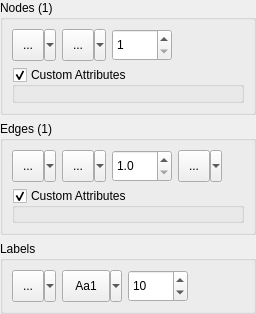
<?xml version="1.0" encoding="UTF-8"?>
<ui version="4.0">
 <class>CNodeEdgePropertiesUI</class>
 <widget class="QWidget" name="CNodeEdgePropertiesUI">
  <property name="geometry">
   <rect>
    <x>0</x>
    <y>0</y>
    <width>256</width>
    <height>314</height>
   </rect>
  </property>
  <property name="sizePolicy">
   <sizepolicy hsizetype="Preferred" vsizetype="Maximum">
    <horstretch>0</horstretch>
    <verstretch>0</verstretch>
   </sizepolicy>
  </property>
  <property name="windowTitle">
   <string>Form</string>
  </property>
  <layout class="QVBoxLayout" name="verticalLayout_2">
   <property name="leftMargin">
    <number>0</number>
   </property>
   <property name="topMargin">
    <number>0</number>
   </property>
   <property name="rightMargin">
    <number>0</number>
   </property>
   <property name="bottomMargin">
    <number>0</number>
   </property>
   <item>
    <widget class="QGroupBox" name="NodesBox">
     <property name="title">
      <string>Nodes (1)</string>
     </property>
     <layout class="QGridLayout" name="gridLayout">
      <item row="1" column="1">
       <widget class="QSint::QSplitButton" name="NodeShape">
        <property name="minimumSize">
         <size>
          <width>44</width>
          <height>32</height>
         </size>
        </property>
        <property name="statusTip">
         <string>Set shape of the selected nodes</string>
        </property>
        <property name="text">
         <string>...</string>
        </property>
        <property name="iconSize">
         <size>
          <width>20</width>
          <height>20</height>
         </size>
        </property>
        <property name="popupMode">
         <enum>QToolButton::MenuButtonPopup</enum>
        </property>
       </widget>
      </item>
      <item row="1" column="2">
       <widget class="QSpinBox" name="NodeSize">
        <property name="sizePolicy">
         <sizepolicy hsizetype="Fixed" vsizetype="Fixed">
          <horstretch>0</horstretch>
          <verstretch>0</verstretch>
         </sizepolicy>
        </property>
        <property name="minimumSize">
         <size>
          <width>60</width>
          <height>32</height>
         </size>
        </property>
        <property name="statusTip">
         <string>Set size of the selected nodes</string>
        </property>
        <property name="correctionMode">
         <enum>QAbstractSpinBox::CorrectToNearestValue</enum>
        </property>
        <property name="minimum">
         <number>1</number>
        </property>
        <property name="maximum">
         <number>50</number>
        </property>
       </widget>
      </item>
      <item row="1" column="3">
       <spacer name="horizontalSpacer">
        <property name="orientation">
         <enum>Qt::Horizontal</enum>
        </property>
        <property name="sizeHint" stdset="0">
         <size>
          <width>40</width>
          <height>20</height>
         </size>
        </property>
       </spacer>
      </item>
      <item row="1" column="0">
       <widget class="QSint::ColorButton" name="NodeColor">
        <property name="sizePolicy">
         <sizepolicy hsizetype="Fixed" vsizetype="Fixed">
          <horstretch>0</horstretch>
          <verstretch>0</verstretch>
         </sizepolicy>
        </property>
        <property name="minimumSize">
         <size>
          <width>44</width>
          <height>32</height>
         </size>
        </property>
        <property name="statusTip">
         <string>Set fill color of the selected nodes</string>
        </property>
        <property name="text">
         <string>...</string>
        </property>
        <property name="iconSize">
         <size>
          <width>20</width>
          <height>20</height>
         </size>
        </property>
        <property name="popupMode">
         <enum>QToolButton::MenuButtonPopup</enum>
        </property>
       </widget>
      </item>
      <item row="2" column="0" colspan="4">
       <widget class="QGroupBox" name="NodeAttrBox">
        <property name="sizePolicy">
         <sizepolicy hsizetype="Preferred" vsizetype="Expanding">
          <horstretch>0</horstretch>
          <verstretch>0</verstretch>
         </sizepolicy>
        </property>
        <property name="title">
         <string>Custom Attributes</string>
        </property>
        <property name="flat">
         <bool>true</bool>
        </property>
        <property name="checkable">
         <bool>true</bool>
        </property>
        <layout class="QVBoxLayout" name="verticalLayout_3">
         <property name="leftMargin">
          <number>0</number>
         </property>
         <property name="rightMargin">
          <number>0</number>
         </property>
         <property name="bottomMargin">
          <number>0</number>
         </property>
         <item>
          <widget class="CAttributesEditorUI" name="NodeAttrEditor" native="true"/>
         </item>
        </layout>
       </widget>
      </item>
     </layout>
    </widget>
   </item>
   <item>
    <widget class="QGroupBox" name="EdgesBox">
     <property name="title">
      <string>Edges (1)</string>
     </property>
     <layout class="QVBoxLayout" name="verticalLayout">
      <item>
       <layout class="QHBoxLayout" name="horizontalLayout_2">
        <item>
         <widget class="QSint::ColorButton" name="EdgeColor">
          <property name="sizePolicy">
           <sizepolicy hsizetype="Fixed" vsizetype="Fixed">
            <horstretch>0</horstretch>
            <verstretch>0</verstretch>
           </sizepolicy>
          </property>
          <property name="minimumSize">
           <size>
            <width>44</width>
            <height>32</height>
           </size>
          </property>
          <property name="statusTip">
           <string>Set color of the selected edges</string>
          </property>
          <property name="text">
           <string>...</string>
          </property>
          <property name="iconSize">
           <size>
            <width>20</width>
            <height>20</height>
           </size>
          </property>
          <property name="popupMode">
           <enum>QToolButton::MenuButtonPopup</enum>
          </property>
         </widget>
        </item>
        <item>
         <widget class="QSint::QPenButton" name="EdgeStyle">
          <property name="minimumSize">
           <size>
            <width>44</width>
            <height>32</height>
           </size>
          </property>
          <property name="statusTip">
           <string>Set pen style of the selected edges</string>
          </property>
          <property name="text">
           <string>...</string>
          </property>
          <property name="iconSize">
           <size>
            <width>20</width>
            <height>20</height>
           </size>
          </property>
          <property name="popupMode">
           <enum>QToolButton::MenuButtonPopup</enum>
          </property>
         </widget>
        </item>
        <item>
         <widget class="QDoubleSpinBox" name="EdgeWeight">
          <property name="sizePolicy">
           <sizepolicy hsizetype="Fixed" vsizetype="Fixed">
            <horstretch>0</horstretch>
            <verstretch>0</verstretch>
           </sizepolicy>
          </property>
          <property name="minimumSize">
           <size>
            <width>60</width>
            <height>32</height>
           </size>
          </property>
          <property name="statusTip">
           <string>Set weight of the selected edges</string>
          </property>
          <property name="correctionMode">
           <enum>QAbstractSpinBox::CorrectToNearestValue</enum>
          </property>
          <property name="decimals">
           <number>1</number>
          </property>
          <property name="minimum">
           <double>1.000000000000000</double>
          </property>
          <property name="singleStep">
           <double>0.100000000000000</double>
          </property>
         </widget>
        </item>
        <item>
         <widget class="QSint::QSplitButton" name="EdgeDirection">
          <property name="minimumSize">
           <size>
            <width>44</width>
            <height>32</height>
           </size>
          </property>
          <property name="statusTip">
           <string>Set shape of the selected nodes</string>
          </property>
          <property name="text">
           <string>...</string>
          </property>
          <property name="iconSize">
           <size>
            <width>20</width>
            <height>20</height>
           </size>
          </property>
          <property name="popupMode">
           <enum>QToolButton::MenuButtonPopup</enum>
          </property>
         </widget>
        </item>
        <item>
         <spacer name="horizontalSpacer_2">
          <property name="orientation">
           <enum>Qt::Horizontal</enum>
          </property>
          <property name="sizeHint" stdset="0">
           <size>
            <width>40</width>
            <height>20</height>
           </size>
          </property>
         </spacer>
        </item>
       </layout>
      </item>
      <item>
       <widget class="QGroupBox" name="EdgeAttrBox">
        <property name="sizePolicy">
         <sizepolicy hsizetype="Preferred" vsizetype="Expanding">
          <horstretch>0</horstretch>
          <verstretch>0</verstretch>
         </sizepolicy>
        </property>
        <property name="title">
         <string>Custom Attributes</string>
        </property>
        <property name="flat">
         <bool>true</bool>
        </property>
        <property name="checkable">
         <bool>true</bool>
        </property>
        <layout class="QVBoxLayout" name="verticalLayout_4">
         <property name="leftMargin">
          <number>0</number>
         </property>
         <property name="rightMargin">
          <number>0</number>
         </property>
         <property name="bottomMargin">
          <number>0</number>
         </property>
         <item>
          <widget class="CAttributesEditorUI" name="EdgeAttrEditor" native="true"/>
         </item>
        </layout>
       </widget>
      </item>
     </layout>
    </widget>
   </item>
   <item>
    <widget class="QGroupBox" name="LablesBox">
     <property name="title">
      <string>Labels</string>
     </property>
     <layout class="QHBoxLayout" name="horizontalLayout">
      <item>
       <layout class="QHBoxLayout" name="horizontalLayout_4">
        <item>
         <widget class="QSint::ColorButton" name="LabelColor">
          <property name="sizePolicy">
           <sizepolicy hsizetype="Fixed" vsizetype="Fixed">
            <horstretch>0</horstretch>
            <verstretch>0</verstretch>
           </sizepolicy>
          </property>
          <property name="minimumSize">
           <size>
            <width>44</width>
            <height>32</height>
           </size>
          </property>
          <property name="statusTip">
           <string>Set color of the selected labels</string>
          </property>
          <property name="text">
           <string>...</string>
          </property>
          <property name="iconSize">
           <size>
            <width>20</width>
            <height>20</height>
           </size>
          </property>
          <property name="popupMode">
           <enum>QToolButton::MenuButtonPopup</enum>
          </property>
         </widget>
        </item>
        <item>
         <widget class="QSint::QFontButton" name="LabelFont">
          <property name="minimumSize">
           <size>
            <width>60</width>
            <height>32</height>
           </size>
          </property>
          <property name="statusTip">
           <string>Set font of the selected labels</string>
          </property>
          <property name="text">
           <string>Aa1</string>
          </property>
          <property name="popupMode">
           <enum>QToolButton::MenuButtonPopup</enum>
          </property>
          <property name="toolButtonStyle">
           <enum>Qt::ToolButtonTextOnly</enum>
          </property>
         </widget>
        </item>
        <item>
         <widget class="QSpinBox" name="LabelSize">
          <property name="sizePolicy">
           <sizepolicy hsizetype="Fixed" vsizetype="Fixed">
            <horstretch>0</horstretch>
            <verstretch>0</verstretch>
           </sizepolicy>
          </property>
          <property name="minimumSize">
           <size>
            <width>60</width>
            <height>32</height>
           </size>
          </property>
          <property name="statusTip">
           <string>Set size of the selected abels</string>
          </property>
          <property name="correctionMode">
           <enum>QAbstractSpinBox::CorrectToNearestValue</enum>
          </property>
          <property name="minimum">
           <number>4</number>
          </property>
          <property name="maximum">
           <number>100</number>
          </property>
          <property name="value">
           <number>10</number>
          </property>
         </widget>
        </item>
        <item>
         <spacer name="horizontalSpacer_3">
          <property name="orientation">
           <enum>Qt::Horizontal</enum>
          </property>
          <property name="sizeHint" stdset="0">
           <size>
            <width>40</width>
            <height>20</height>
           </size>
          </property>
         </spacer>
        </item>
       </layout>
      </item>
     </layout>
    </widget>
   </item>
  </layout>
 </widget>
 <customwidgets>
  <customwidget>
   <class>QSint::ColorButton</class>
   <extends>QToolButton</extends>
   <header>colorbutton.h</header>
  </customwidget>
  <customwidget>
   <class>QSint::QSplitButton</class>
   <extends>QToolButton</extends>
   <header>qsplitbutton.h</header>
  </customwidget>
  <customwidget>
   <class>QSint::QPenButton</class>
   <extends>QToolButton</extends>
   <header>qpenbutton.h</header>
  </customwidget>
  <customwidget>
   <class>QSint::QFontButton</class>
   <extends>QToolButton</extends>
   <header>qfontbutton.h</header>
  </customwidget>
  <customwidget>
   <class>CAttributesEditorUI</class>
   <extends>QWidget</extends>
   <header>CAttributesEditorUI.h</header>
   <container>1</container>
  </customwidget>
 </customwidgets>
 <tabstops>
  <tabstop>NodeColor</tabstop>
  <tabstop>NodeShape</tabstop>
  <tabstop>NodeSize</tabstop>
  <tabstop>EdgeColor</tabstop>
  <tabstop>EdgeStyle</tabstop>
  <tabstop>EdgeWeight</tabstop>
  <tabstop>EdgeDirection</tabstop>
  <tabstop>LabelColor</tabstop>
  <tabstop>LabelFont</tabstop>
  <tabstop>LabelSize</tabstop>
 </tabstops>
 <resources/>
 <connections>
  <connection>
   <sender>NodeAttrBox</sender>
   <signal>toggled(bool)</signal>
   <receiver>NodeAttrEditor</receiver>
   <slot>setVisible(bool)</slot>
   <hints>
    <hint type="sourcelabel">
     <x>100</x>
     <y>71</y>
    </hint>
    <hint type="destinationlabel">
     <x>113</x>
     <y>89</y>
    </hint>
   </hints>
  </connection>
  <connection>
   <sender>EdgeAttrBox</sender>
   <signal>toggled(bool)</signal>
   <receiver>EdgeAttrEditor</receiver>
   <slot>setVisible(bool)</slot>
   <hints>
    <hint type="sourcelabel">
     <x>38</x>
     <y>195</y>
    </hint>
    <hint type="destinationlabel">
     <x>58</x>
     <y>218</y>
    </hint>
   </hints>
  </connection>
 </connections>
</ui>
